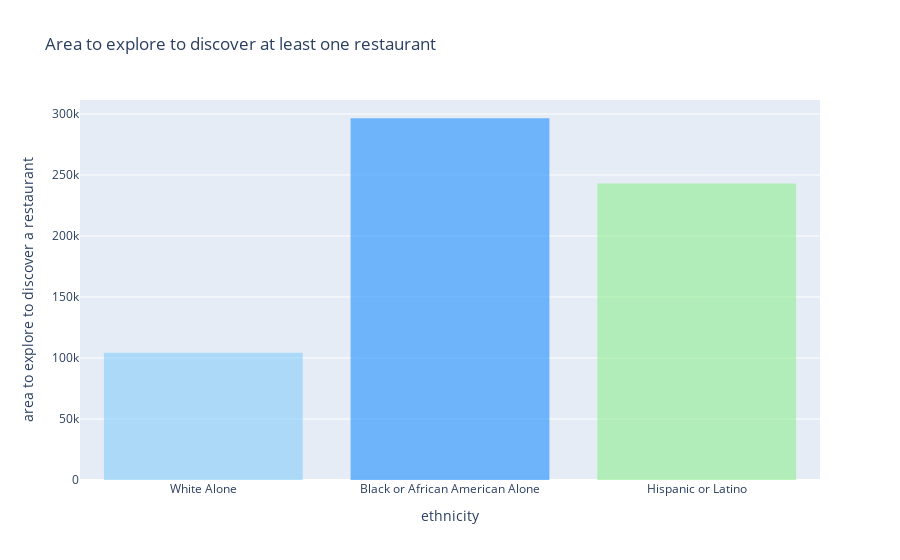

Notebook source saved alongside this figure:
### Code cell
#__________________ Area to explore before finding a restaurant __________________#
# Creating data
zipchic = zipGeom[zipGeom['zip'].isin(chicago_inspections["zip"].unique())]
zip_ethnicity['zip'] = zip_ethnicity['zip'].astype(int)
zipchic = zipchic.merge(zip_ethnicity, on=['zip'], how='left')
zipchic = zipchic.groupby('ethnicity').sum()[['shape_area']].reset_index()

temp = chicago_inspections.groupby('majority_ethnicity').nunique()[['license']].reset_index()
temp = temp[temp['majority_ethnicity'].isin(ethnicities)].reset_index(drop=True)

zipchic['area to explore to discover a restaurant'] = zipchic['shape_area'] / temp['license']
zipchic['color'] = ['dodgerblue', 'lightgreen', 'lightskyblue']
zipchic['arbitrary_order'] = [2, 3, 1]
zipchic.sort_values('arbitrary_order')
x = 'ethnicity'
y = 'area to explore to discover a restaurant'
title = 'Area to explore to discover at least one restaurant'
hovertemplate = 'You need to explore %{y:.2f} to make sure you discover one restaurant'
plot_bardata(zipchic, x, y, title, hovertemplate, order={'ethnicity':ethnicities})

### Figure 1 — Plotly figure (JSON) as saved in the notebook; plotly's stock layout.template omitted (floating-point values rounded to 4 significant figures)
{"data": [{"alignmentgroup": "True", "hoverlabel": {"namelength": 0}, "hovertemplate": "You need to explore %{y:.2f} to make sure you discover one restaurant", "legendgroup": "", "marker": {"color": ["dodgerblue", "lightgreen", "lightskyblue"], "line": {"color": ["dodgerblue", "lightgreen", "lightskyblue"], "width": 1.5}}, "name": "", "offsetgroup": "", "opacity": 0.6, "orientation": "v", "showlegend": false, "textposition": "auto", "type": "bar", "x": ["Black or African American Alone", "Hispanic or Latino", "White Alone"], "xaxis": "x", "y": [295900.0, 242500.0, 103700.0], "yaxis": "y"}], "layout": {"barmode": "relative", "legend": {"tracegroupgap": 0}, "title": {"text": "Area to explore to discover at least one restaurant"}, "xaxis": {"anchor": "y", "categoryarray": ["White Alone", "Black or African American Alone", "Hispanic or Latino"], "categoryorder": "array", "domain": [0, 1], "title": {"text": "ethnicity"}}, "yaxis": {"anchor": "x", "domain": [0, 1], "title": {"text": "area to explore to discover a restaurant"}}}}
